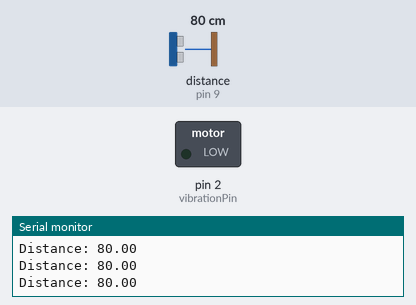
Bench run of a sketch on a simulated Arduino Uno, built with avr-gcc and run on an emulated ATmega328P. Shown: switched loads named in the sketch (green lamp = pin HIGH), the last lines printed to the serial monitor. The test bench sets the inputs (shaded band); at power-on: distance to the obstacle (sensor on pin 9) 80 cm. The echo pulse lasts 58.3 µs per cm.

Above: at 1.2 s.
1.3 s: distance to the obstacle (sensor on pin 9) set to 42 cm
4.3 s: distance to the obstacle (sensor on pin 9) set to 37 cm
At 5.5 s:
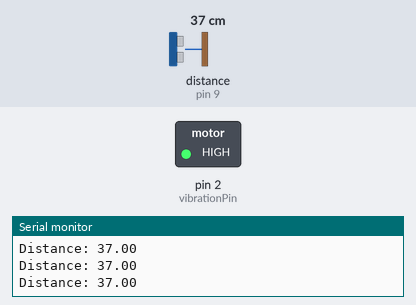
5.8 s: distance to the obstacle (sensor on pin 9) set to 60 cm
At 6.4 s:
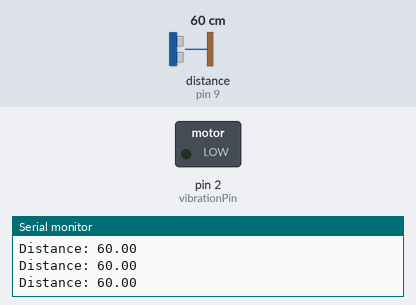
7.3 s: distance to the obstacle (sensor on pin 9) set to 2 cm
At 8.6 s:
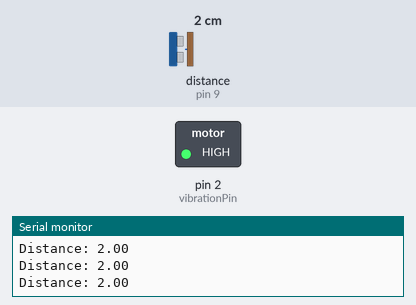
Timing chart, 0 to 9.8 s (numbered marks = the images above; inputs shaded):
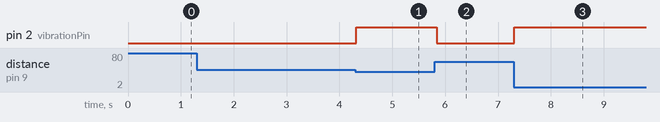

The sketch:

SpaceVisionArmModule.ino
```cpp
#include <HCSR04.h> //ultrasonic library

int trigPin = 7;
int echoPin = 9;
int distance;
int vibrationPin = 2;

//initializing the ultra sonic sensor
HCSR04 ultrasonic(trigPin, echoPin);

void setup()
{
  pinMode(vibrationPin, OUTPUT);
  Serial.begin(9600);
}

void loop()
{
  Serial.print("Distance: ");
  Serial.println(ultrasonic.dist());
  //printOutDistance();
  if (ultrasonic.dist() < 40)
  {
      //powers on the vibration module
      digitalWrite(vibrationPin, HIGH);
      delay(60);
  }
  else
  {
      //powers off the vibration module
      digitalWrite(vibrationPin, LOW);
      //delay(60);
  }
}

/*this is the function that prints out the distance
mesured by the ultrasonic sensor to the
serial monitor, for debugging */
void printOutDistance()
{
  Serial.print("Distance: ");
  Serial.println(ultrasonic.dist());
}
```

Measured:
- the behaviour switches between 40 and 39 cm on distance to the obstacle (sensor on pin 9) (found by bisection; images 0 and 1)
- after the input at 4.3 s, pin 2 (vibrationPin): LOW → HIGH at once
- after the input at 5.8 s, pin 2 (vibrationPin): HIGH → LOW at once
- after the input at 7.3 s, pin 2 (vibrationPin): LOW → HIGH at once
